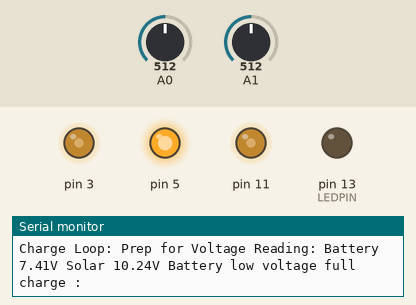
Simulated run of this sketch. Board: Arduino Uno, built with avr-gcc and run on an emulated ATmega328P. Shown: output pins drawn as LEDs (lit = HIGH), the last lines printed to the serial monitor. Dashed ring = blinking. The inputs (shaded band) are chosen by the test bench; at power-on: A0 = 512, A1 = 512.

Above: at 3.0 s.
3.1 s: A0 set to 694
At 4.26 s:
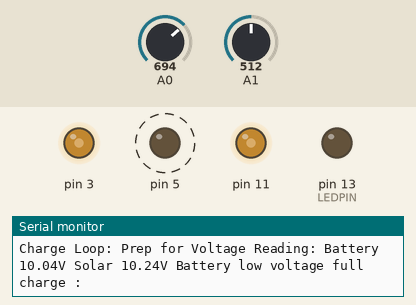
9.3 s: A0 set to 726
At 10.99 s:
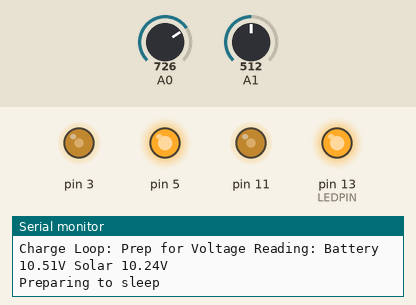
At 12.5 s:
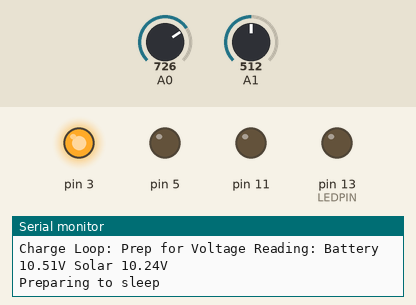
Timing chart, 0 to 29.9 s (numbered marks = the images above; inputs shaded):
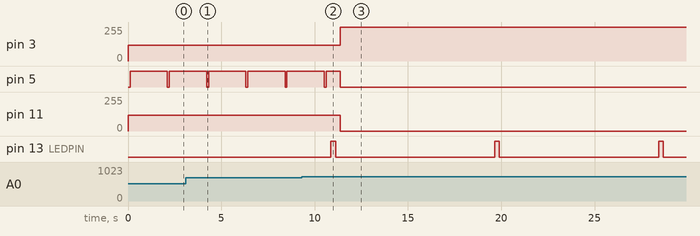

Measured:
- the behaviour switches between 707 and 708 on A0 (found by bisection; images 1 and 2)
- after the input at 9.3 s, pin 3: 118/255 → 255/255 after 2.1 s; pin 11: 117/255 → 0/255 after 2.1 s; pin 13 (LEDPIN): alternates HIGH for 0.25 s and LOW for 8.5 s, starting after 1.6 s

The sketch:

PWM_Charge_Controller.ino
```cpp
#define DEBUG   //Used to trigger debug loops and communications etc. Set to false for prodcution mode
#include <Arduino.h>
#include <LowPower.h> //Available from https://github.com/rocketscream/Low-Power
#include "PWM_Charge_Controller.h"
#include "PWMLibs.h"

/* PWM Charge Controller Sketch.
 *
 * Controls the Arduino to charge a Lead Acid Cell. Circuit diagram is available in the GitHub project
 * and Also on EasyEDA.
 *
 * GITHUB: https://github.com/GarethDaviesLondon/PWM-Charge-Controller
 * https://easyeda.com/account/project?project=c344af2c23e64891ae9b483e7b144876
 *
 * The problem I wanted to solve with this is to keep a car battery charged from a 10W Solar panel resting in the window
 * When the sun is not shining I want the current drain to be minimal, and also don't want to over charge it.
 *
 * Algorithm: Compare Solar Voltage with Batery Voltage, if it's less then go to sleep and conserve power, wake up and check.
 *
 * During charging there are four states:
 *
 * Battery voltage at or above full-charge then stop.
 * Battery voltage at or below low voltage - charge at maximum rate
 * In the run up to full charge ggo to a PWM waveform that tapers off as the battery charges
 * Once fully charged then hold off re-starting the charge until the battery has gone down a bit then charge up again
 * The last form is called Hysterisis mode.
 *
 * CONSTANTS SUCH AS TARGET VOLTAGE, RESISTOR POTENTIAL DIVIDERS
 * ETC ARE DEFINED IN PWM_Charge_Controller.h
 */

///GLOBALS
ChargePumpPWM Mosfet_Gate_Driver (CHARGEPUMP_PWM_A,CHARGEPUMP_PWM_B); //Definitions of pins are found in PWM_Charge_Controller.h
VoltageSensor VBat (A0,BATTPOT_HIHGSIDE,BATTPOT_LOWSIDE);
VoltageSensor VSolar(A1,SOLARPOT_HIGHSIDE,SOLARPOT_LOWSIDE);
ChargePWM Charger(CHARGEWAVEFORM);

float BatVoltage;
float SolarVoltage;

void setup() {

#ifdef DEBUG
      Serial.begin(9600);     //Enable serial monitor line
      Serial.println("Debug Enabled");
#endif

  doChargeWake();
}

void loop()
{
  ChargeLoop();
  // If we've returned then we're undervoltage detected between Solar and Battery.
  PauseLoop();
}

////////////////////////////////////////////////////////////////
//The Pause loop is called when the solar voltage is too low
//This puts a longer delay between sampling
//And makes calls to reduce power consumption of the board
///////////////////////////////////////////////////////////////

void PauseLoop()
{
  doChargeSleep();

  while (true) // loop until break.
  {
    BatVoltage = VBat.volts();
    SolarVoltage = VSolar.volts();

#ifdef DEBUG
      Serial.print(" Pause Loop: Battery ");
      Serial.print(BatVoltage);
      Serial.print("V Solar ");
      Serial.print(SolarVoltage);
      Serial.println("V");
 #endif
    if (SolarVoltage < BatVoltage)
    {
#ifdef DEBUG
      Serial.println("Solar Voltage Low - Sleeping");
#endif
      doChargeSleep();
    }
    else
    {
      doChargeWake();
      return;
    }
  }
}

////////////////////////////////////////////////////////////////
// The Charge Loop implements the various charging strategies. The program
// Stays in this loop until the solar voltage drops then it returns to the main
// Program control.
// This function takes voltage readings from both solar and battery
// And depending on voltage vs. target (with hysterisis control) it decides
// What instruction to give the PWM waveform controller
/////////////////////////////////////////////////////////////////////////

void ChargeLoop()
{

 bool Hysteresis = false;
 while (true) // Loop forever.
 {

  //Suspend PWM Activity and take a voltage reading, then turn on again
#ifdef DEBUG
      Serial.print("\nCharge Loop: Prep for Voltage Reading: ");
 #endif
   Charger.Suspend();;
   delay(100);
   BatVoltage = VBat.volts();
   SolarVoltage = VSolar.volts();
   Charger.Resume();

#ifdef DEBUG
      Serial.print("Battery ");
      Serial.print(BatVoltage);
      Serial.print("V Solar ");
      Serial.print(SolarVoltage);
      Serial.print("V");
 #endif

   if (SolarVoltage < BatVoltage) return; //No Charging is possible;

    //Decide mode of charge based on battery voltage;

    //If the battery is more than 1.5V below target voltage then give it the beans.
    if (BatVoltage <= (TARGET -1.5))
    {
#ifdef DEBUG
      Serial.print(" Battery low voltage full charge :");
 #endif
        Charger.chargeHardOn();
    } else {
        //If the battery is at max voltage then stop charge and set Hysteresis mode on
         if (BatVoltage >= TARGET) {
 #ifdef DEBUG
      Serial.print(" Battery above target voltage ");
      Serial.print(TARGET);
      Serial.print ("V charge off :");
 #endif
             Charger.chargeOff();
             Hysteresis = true;
         } else {
           Hysteresis=doPWMwithHysteresis(Hysteresis);
         }
     }
    //This governs the time of the charge cycle.
    delay(WAIT_TIME);  //Do that for a while before trying again.
  }
}

////////////////////////////////////////////////////////////////
// This is called from the main charge loop
// Seperating this way makes the operation clearer
//
//This calls the PWM waveform to handle charging on the final bit
//
//Implements a Hysteresis so it backs off for a bit once the battery is fully charged
//Helps to prevent oscillations.The difference re-trigger voltage is set as an
//offset from TARGET with the constant HYSTGAP
//
/////////////////////////////////////////////////////////////////////////

bool doPWMwithHysteresis(bool H)
{
  bool Hysteresis = H;
  if (Hysteresis == false)
  {

#ifdef DEBUG
      Serial.print(" No Hysteresis and below target voltage PWM ");
 #endif
      Charger.chargeTrickle(TARGET-BatVoltage+0.5); //The 0.5 is here to make sure the PWM doesn't fade away before reaching voltage
                                                    //The algorithm goes into Hysterisis mode at target so this is safe.
      return (Hysteresis); //bail back to calling function
  }
    ///ONLY GETS HERE IF THERE IS HYSTERESIS SET
    //If Hystersis then we've gone up to voltage so
    //turn off until there's a bit of a drop.
    //Then raise up to voltage again.
    #ifdef DEBUG
      Serial.print(" Hysteresis Mode");
    #endif
     if (BatVoltage < (TARGET-HYSTGAP))
     {
      Hysteresis = false;
 #ifdef DEBUG
      Serial.print(" Battery Voltage Below ");
      Serial.print(TARGET-HYSTGAP);
      Serial.print("V Hysteresis has been reset :");
 #endif
       Charger.chargeTrickle(TARGET-BatVoltage);
     }
     else
     {
#ifdef DEBUG
      Serial.print(" Hysteresis means Charge off ");
#endif
          Charger.chargeOff();

     }
     return (Hysteresis);
}

/////////////////////////////////////////////////////////////////////////
//This puts the contoller into a low power mode, shuts of the charging circuit.
/////////////////////////////////////////////////////////////////////////

void doChargeSleep()
{
      pinMode(LED_BUILTIN, OUTPUT);
#ifdef DEBUG
      //The Arduino can shut down pretty rapidly before the serial buffer empties
      //So this also blinks the built-in LED
      Serial.println("\nPreparing to sleep ");
      digitalWrite(LED_BUILTIN, LOW); //Turnoff the Board LED
      delay(250);
      digitalWrite(LED_BUILTIN, HIGH); //Turn on the Board LED
      delay(250);
      digitalWrite(LED_BUILTIN, LOW); //Turnoff the Board LED
      delay(250);
#endif
    digitalWrite(LED_BUILTIN, LOW); //Turnoff the Board LED, it can remain high and increase current consumption.
    Mosfet_Gate_Driver.Off(); //Turn off the charge Pump signals
    Charger.Suspend();        //stop the output PWM signal and save state
    LowPower.powerDown(SLEEP_8S, ADC_OFF, BOD_OFF);  //From the LowPower library included.

}

/////////////////////////////////////////////////////////////////////////
//This wakes the controller up from  low power mode.
///////////////////////////////////////////////////////////////////////

void doChargeWake()
//This starts up the controller ready to work.
{

    Mosfet_Gate_Driver.On(); //Startup the Charge Pump PWM signal
    Charger.Resume();        //Go back to whatever it was doing before
#ifdef DEBUG
      Serial.println("\nWaking Up Charger ");
#endif
}
```

MorseSender.cpp
```cpp
#include <Arduino.h>
#include "MorseSender.h"
//#define DEBUG

//////////////////////////////////////////////////////////////////////////////////////////////////
//  28 April 2018
//  Gareth Davies
//
//  Morse Sender Class implements a way to send a single letter using an LED Pin
//  Assignment.
//
//  The Mark-Space ratios have been adjusted from standard Morse DASH=3XDOT. Because I found this
//  Hard to read when done in light. The Nato signalling speed is 8WPM and I think this feels about
//  That sort of speed.
//
//  Increasing the speed above the defaults seems to lead to breakdown in accuracy, not sure if
//  This is to do with the latency on the chip, Led hysterisis, code issues or something else.
//
//
//////////////////////////////////////////////////////////////////////////////////////////////////

    MorseSender::MorseSender(void)  //Normal constructor, defaults to Arduino Pin 13.
    {
      LEDPIN = 13;
      tempo=100;                    //This variable is exposed so users can set speed if needed.
      pinMode(LEDPIN, OUTPUT);
    }


    MorseSender::MorseSender(int ledpin)  //Specifies which pin to use for high/low signalling.
    {
      LEDPIN = ledpin;
      tempo=100;
      pinMode(LEDPIN, OUTPUT);
    }


    void MorseSender::SendString(String text) //Send a String and it will be sent letter by letter.
    {
      for (int i = 0; i < text.length(); i++)
      {
          SendLetter(text[i]);
      }
      wordGap();  //Seems to make seperation between sentences make more sense this way.
    }

  void MorseSender::Flash (void)  //This is a wake-up to the operator to be ready for a transmission.
                                  //Three bursts of flashes.
    {

      for (int x = 0;x<3;x++)
      {
        for (int i = 0; i < 20; i++)
        {
          digitalWrite(LEDPIN, HIGH);
          delay(25);
          digitalWrite(LEDPIN, LOW);
          delay(25);
        }
      delay(250);
      }
    }

  void MorseSender::Blip (void)  //This is a wake-up to the operator to be ready for a transmission.
                                  //Three bursts of flashes.
    {
        for (int i = 0; i < 20; i++)
        {
          digitalWrite(LEDPIN, HIGH);
          delay(25);
          digitalWrite(LEDPIN, LOW);
          delay(25);
        }
      delay(250);
    }

    void MorseSender::StartTX (void)  //This is radio-standard V's for start of TX.
                                      //Found flashes were more useful, but left for the hell of it.
    {
      int SaveTemp=tempo;
      tempo=tempo/3;
      for (int x = 0;x<2;x++)
      {
        for (int i = 0; i < 3; i++)
        {
         SendLetter('V');
        }
       delay(6*tempo);
      }
      tempo=SaveTemp;
    }

    void MorseSender::dot (void)    //Sends a dot, but with an extended pause after each one.
                                    //May not be standard, but makes it more readable to my eye.
    {
       digitalWrite(LEDPIN, HIGH);
       delay(1 * tempo);
       digitalWrite(LEDPIN, LOW);
       delay(3 * tempo);
    }

    void MorseSender::dash (void) //Sends a dash - which is 5x longer than the dot. Again not standard
                                  //But seems to make the morse readable.
    {
       digitalWrite(LEDPIN, HIGH);
       delay(5 * tempo);
       digitalWrite(LEDPIN, LOW);
       delay(3 * tempo);
    }

    void MorseSender::charGap (void) //To be readable needs a longer gap after each character. This is then
                                     //Double the gap between each of the symbols within each letter.
    {
       delay(3 * tempo);
    }

    void MorseSender::wordGap (void)  //A Gap at the end of each word, which is longer than between letters
    {
       delay(6 * tempo);
    }

    void MorseSender::SendLetter (byte letter)  //This is where the action happens.
    {

#ifdef DEBUG
      Serial.println((char)letter);
#endif
        if (letter == 'a' or letter == 'A') {dot(); dash();charGap();}
        if (letter == 'b' or letter == 'B') {dash(); dot(); dot(); dot();charGap();}
        if (letter == 'c' or letter == 'C') {dash(); dot(); dash(); dot();charGap();}
        if (letter == 'd' or letter == 'D') {dash(); dot(); dot();charGap();}
        if (letter == 'e' or letter == 'E') {dot();charGap();}
        if (letter == 'f' or letter == 'F') {dot(); dot(); dash(); dot();charGap();}
        if (letter == 'g' or letter == 'G') {dash(); dash(); dot();charGap();}
        if (letter == 'h' or letter == 'H') {dot(); dot(); dot(); dot();charGap();}
        if (letter == 'i' or letter == 'I') {dot(); dot();charGap();}
        if (letter == 'j' or letter == 'J') {dot(); dash(); dash(); dash();charGap();}
        if (letter == 'k' or letter == 'K') {dash(); dot(); dash();charGap();}
        if (letter == 'l' or letter == 'L') {dot(); dash(); dot(); dot();charGap();}
        if (letter == 'm' or letter == 'M') {dash(); dash();charGap();}
        if (letter == 'n' or letter == 'N') {dash(); dot();charGap();}
        if (letter == 'o' or letter == 'O') {dash(); dash(); dash();charGap();}
        if (letter == 'p' or letter == 'P') {dot(); dash(); dash(); dot();charGap();}
        if (letter == 'q' or letter == 'Q') {dash(); dash(); dot(); dash();charGap();}
        if (letter == 'r' or letter == 'R') {dot(); dash(); dot();charGap();}
        if (letter == 's' or letter == 'S') {dot(); dot(); dot();charGap();}
        if (letter == 't' or letter == 'T') {dash();charGap();}
        if (letter == 'u' or letter == 'U') {dot(); dot(); dash();charGap();}
        if (letter == 'v' or letter == 'V') {dot(); dot(); dot(); dash();charGap();}
        if (letter == 'w' or letter == 'W') {dot(); dash(); dash();charGap();}
        if (letter == 'x' or letter == 'X') {dash(); dot(); dot(); dash();charGap();}
        if (letter == 'y' or letter == 'Y') {dash(); dot(); dash(); dash();charGap();}
        if (letter == 'z' or letter == 'Z') {dash(); dash(); dot(); dot();charGap();}
        if (letter == '1') {dot(); dash(); dash(); dash(); dash();charGap();}
        if (letter == '2') {dot(); dot(); dash(); dash(); dash();charGap();}
        if (letter == '3') {dot(); dot(); dot(); dash(); dash();charGap();}
        if (letter == '4') {dot(); dot(); dot(); dot(); dash();charGap();}
        if (letter == '5') {dot(); dot(); dot(); dot(); dot();charGap();}
        if (letter == '6') {dash(); dot(); dot(); dot(); dot();charGap();}
        if (letter == '7') {dash(); dash(); dot(); dot(); dot();charGap();}
        if (letter == '8') {dash(); dash(); dash(); dot(); dot();charGap();}
        if (letter == '9') {dash(); dash(); dash(); dash(); dot();charGap();}
        if (letter == '0') {dash(); dash(); dash(); dash(); dash();charGap();}
        if (letter == '.') {charGap();dot(); dash(); dot(); dash(); dot();dash();charGap();charGap();}  //Extra Gap in the front, seems to make it easier to read
        if (letter == '?') {charGap();dot(); dot(); dash(); dash(); dot();dot();charGap();charGap();}   //Extra Gap in the front, seems to make it easier to read
        if (letter == ' ') {wordGap();}
 }
```

MorseSender.h
```cpp
#define MorseSenderLib
//////////////////////////////////////////////////////////////////////////////////////////////////
//  28 APRIL 2018, GARETH DAVIES
//  Morse Sender Class implements a way to send a single letter using an LED Pin
//  Assignment.
//////////////////////////////////////////////////////////////////////////////////////////////////

//#ifndef MorseSenderLib

class MorseSender {
  public:
   int tempo;
    MorseSender(void);
    MorseSender(int ledpin);
    void SendString(String);
    void SendLetter(byte letter);
    void StartTX(void);
    void Flash(void);
    void Blip(void);

  private:
    int LEDPIN;
    void dot (void);
    void dash (void);
    void charGap(void);
    void wordGap(void);

};

//#endif
```

PWM_Charge_Controller.h
```cpp
#define WAIT_TIME 2000 //Used in testing PWM waveform generation

#define TARGET  13.50
#define HYSTGAP  0.30

//These define the resistor values used in the voltage sensing potentiameters, this will be scaled to 1-5V
#define SOLARPOT_HIGHSIDE 680
#define SOLARPOT_LOWSIDE  220
#define BATTPOT_HIHGSIDE  100
#define BATTPOT_LOWSIDE   51

/*
The frequency of the PWM signal on most pins is approximately 490 Hz. On the Uno and similar boards, pins 5 and 6
have a frequency of approximately 980 Hz.
On most Arduino boards (those with the ATmega168 or ATmega328P), this function works on pins 3, 5, 6, 9, 10, and 11.
On the Arduino Mega, it works on pins 2 - 13 and 44 - 46.
Older Arduino boards with an ATmega8 only support analogWrite() on pins 9, 10, and 11.
 */

//The charge pump come from timer 2 on the Arduino
#define CHARGEPUMP_PWM_A 11 //Pin generating the charge pump PWM
#define CHARGEPUMP_PWM_B 3  //Pin generating the inverse charge pump PWM
#define CHARGEWAVEFORM 5    //This is the pin generating the charge waveform

//These are constants used to configure the algorithm
#define CHARGE_LOW  0     //Returned when max charge is required
#define CHARGE_LOW_VOLTAGE 12.5
#define CHARGE_HIGH 1  //This is the voltage at fully charged
#define CHARGE_HIGH_VOLTAGE 14.0
```

Source omitted: PWMLibs.cpp (9488 bytes), PWMLibs.h (2916 bytes)
